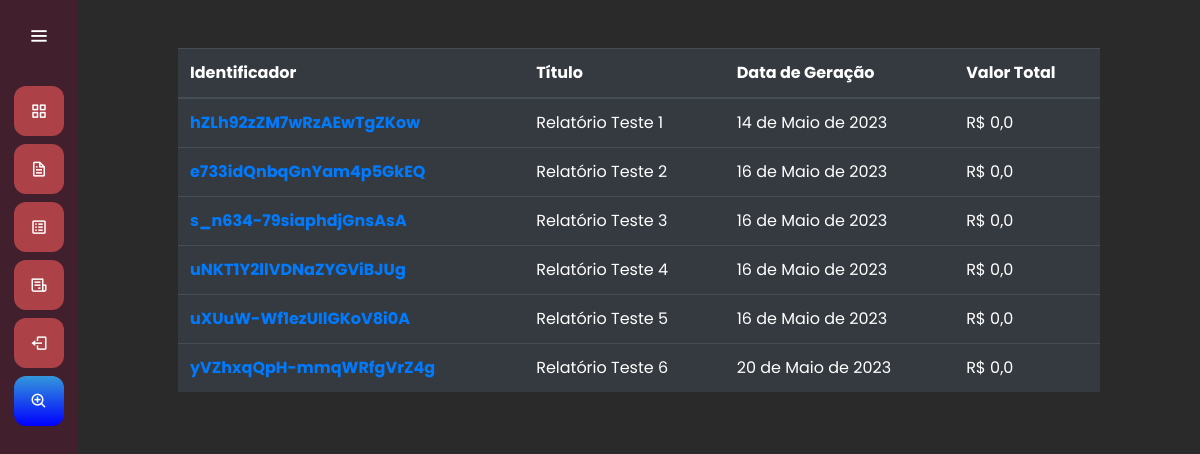
Screenshot of /relatorios/listar_relatorio/ (signed in) with the database file from the repository.
### relatorios/models.py (models this page shows, shortened)
class Relatorio(models.Model):
    titulo = models.CharField(max_length=50)
    categoria_relatorio = models.ManyToManyField(CategoriaRelatorio)
    data_geracao = models.DateField(null=True)
    protocolo = models.CharField(max_length=52, null=True, blank=True)
    identificador = models.CharField(max_length=24, null=True, blank=True)
    def valor_total(self):
        valor_total = float(0)
        for categoria in self.categoria_relatorio.all():
            valor_total += float(categoria.valor)
        return valor_total

class CategoriaRelatorio (models.Model):
    titulo = models.CharField(max_length=3, choices=ChoicesCategoriaRelatorio.choices)
    valor = models.DecimalField(max_digits=8, decimal_places=2, null=True, blank=True, default=None)

### relatorios/views.py (the view)
# urls.py: path('listar_relatorio/', views.listar_relatorio, name="listar_relatorio"),
@login_required(login_url="/auth/login/")
def listar_relatorio(request):
    if request.method == "GET":
        relatorios = Relatorio.objects.all()
        return render(request, 'listar_relatorio.html', {'relatorios': relatorios})

### relatorios/templates/listar_relatorio.html
{% extends 'base.html' %}
{% load static %}
{% block 'head'  %}
    <link rel="stylesheet" href="{% static 'autorizacao/css/autorizacao.css' %}">
    <link rel="stylesheet" href="{% static 'relatorios/css/listar_relatorio.css' %}">
{% endblock  %}
{% block 'dashboard'  %}
    <br>
    <br>
    <div class="container-fluid distanciamento">
        <table class="table table-dark">
            <thead>
                <tr>
                    <th scope="col">Identificador</th>
                    <th scope="col">Título</th>
                    <th scope="col">Data de Geração</th>
                    <th scope="col">Valor Total</th>
                </tr>
            </thead>
            <tbody>
                {% for relatorio in relatorios %}
                    <tr>
                        <th scope="row"><a href="{% url 'relatorio' relatorio.identificador %}">{{relatorio.identificador}}</a></th>
                        <td>{{relatorio.titulo}}</td>
                        <td>{{relatorio.data_geracao}}</td>
                        <td>R$ {{relatorio.valor_total}}</td>
                    </tr>
                {% endfor %}
            </tbody>
        </table>
    </div>
{% endblock  %}

### templates/base.html (shortened to what this page needs)
{% load static %}
<!doctype html>
<html lang="pt-BR">
  <head>
    <link rel="stylesheet" href="https://cdn.jsdelivr.net/npm/bootstrap@4.6.1/dist/css/bootstrap.min.css">
    <link rel="stylesheet" href="{% static 'general/css/base.css' %}">
    <link rel="stylesheet" href="{% static 'general/css/general.css' %}">
    <link rel="stylesheet" href="{% static 'general/css/acessibilidade.css' %}">
    <link href='https://unpkg.com/boxicons@2.0.7/css/boxicons.min.css' rel='stylesheet'>
    {% block 'head' %} {% endblock %}
  </head>
  <body>
    <div class="sidebar">
        <div class="logo-details">
            <i class='bx bx-menu' id="btn" ></i>
        </div>
        <ul class="nav-list">
          <li>
            <a href="{% url 'pagina_inicial' %}">
              <i class='bx bx-grid-alt'></i>
            </a>
          </li>
          <li>
          <a href="#">
            <i class='bx bx-file' ></i>
          </a>
        </li>
        <li>
          <a href="{% url 'autorizacao' %}">
            <i class='bx bx-spreadsheet' ></i>
          </a>
        </li>
        <li>
          <a href="{% url 'relatorio_inicio' %}">
            <i class='bx bx-receipt' ></i>
          </a>
        </li>
        <li>
          <a href="{% url 'deslogar' %}">
            <i class='bx bx-log-out'></i>
          </a>
        </li>
        <li class="acessibilidade" id="lupa">
          <a href="#">
              <i class='bx bx-zoom-in'></i>
          </a>
      </li>
        </ul>
      </div>
      <section class="home-section">
          {% block 'dashboard'%}
          {% endblock %}
      </section>
  </body>
</html>

### templates/static/general/css/base.css (style rules this page uses)
* { margin: 0; padding: 0; box-sizing: border-box; font-family: "Poppins" , sans-serif; }
.sidebar { position: fixed; left: 0; top: 0; height: 100%; width: 78px; background: var(--dark-color); padding: 6px 14px; z-index: 99; transition: all 0.5s ease; }
.sidebar .logo-details { height: 60px; display: flex; align-items: center; position: relative; }
.sidebar .logo-details #btn { position: absolute; top: 50%; right: 0; transform: translateY(-50%); font-size: 22px; transition: all 0.4s ease; font-size: 23px; text-align: center; cursor: pointer; transition: all 0.5s ease; }
.sidebar i { color: #fff; height: 60px; min-width: 50px; font-size: 28px; text-align: center; line-height: 60px; }
.sidebar .nav-list { margin-top: 20px; height: 100%; }
.sidebar li { position: relative; margin: 8px 0; list-style: none; }
.sidebar li a { display: flex; height: 100%; width: 100%; border-radius: 12px; align-items: center; text-decoration: none; transition: all 0.4s ease; background: var(--main-color); }
.sidebar li i { height: 50px; line-height: 50px; font-size: 18px; border-radius: 12px; }
.home-section { position: relative; min-height: 100vh; top: 0; background: #2A2A2A; left: 78px; color: white; width: calc(100% - 78px); transition: all 0.5s ease; z-index: 2; }

### templates/static/general/css/general.css (style rules this page uses)
:root { --main-color: #ac4147; --dark-color: #411f2d; --light-color: #ffc27f; --contrast-color: #f88863; --differential-color: #ffe29a; }

### templates/static/general/css/acessibilidade.css (style rules this page uses)
li.acessibilidade a { background: linear-gradient(to bottom, #3498db, blue); }

### templates/static/relatorios/css/listar_relatorio.css (style rules this page uses)
.distanciamento { padding-left: 100px; padding-right: 100px; }

### rows the page displays
Relatorio: identificador "hZLh92zZM7wRzAEwTgZKow", titulo "Relatório Teste 1", data_geracao "14 de Maio de 2023", valor_total "0,0"
Relatorio: identificador "e733idQnbqGnYam4p5GkEQ", titulo "Relatório Teste 2", data_geracao "16 de Maio de 2023", valor_total "0,0"
Relatorio: identificador "s_n634-79siaphdjGnsAsA", titulo "Relatório Teste 3", data_geracao "16 de Maio de 2023", valor_total "0,0"
Relatorio: identificador "uNKT1Y2llVDNaZYGViBJUg", titulo "Relatório Teste 4", data_geracao "16 de Maio de 2023", valor_total "0,0"
Relatorio: identificador "uXUuW-Wf1ezUIlGKoV8i0A", titulo "Relatório Teste 5", data_geracao "16 de Maio de 2023", valor_total "0,0"
Relatorio: identificador "yVZhxqQpH-mmqWRfgVrZ4g", titulo "Relatório Teste 6", data_geracao "20 de Maio de 2023", valor_total "0,0"
